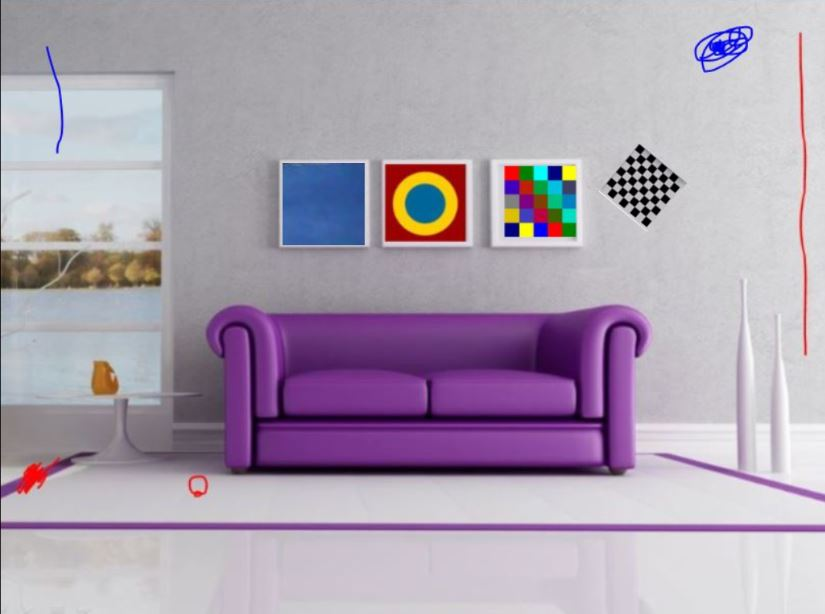
#> input picture ip python/Capture1.JPG, 825 x 614 px, found by its file name
$ python 'template match.py'   (Python 2 division)
#> lines starting #> are read from the running program, lines starting #| are printed output that depends on the picture; after the words box and inside, x2 and y2 are one past the last pixel; in counts of white or black regions, pixels touching at a corner belong together; long printed decimals are rounded
import cv2
import numpy as np

source = cv2.imread('Capture1.jpg')
#> source is the input picture: shape (614, 825, 3); mean B, G, R 176.9, 161.2, 172.7
temp = cv2.imread('hist.jpg')
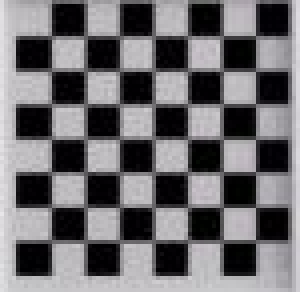
#> input picture ip python/hist.JPG, 75 x 73 px, found by its file name (shown 4 times larger)
#> temp is the input picture: shape (73, 75, 3); mean B, G, R 111.4, 108.3, 110.1
##source.astype(np.float32)
##temp.astype(np.float32)
s_gray = cv2.cvtColor(source, cv2.COLOR_BGR2GRAY)
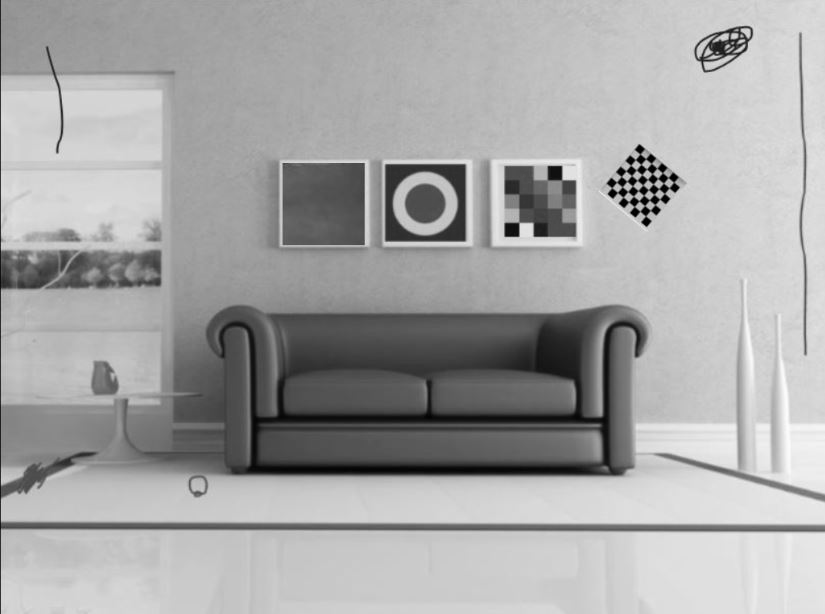
#> s_gray: shape (614, 825); min 0, max 253, mean 166.4
t_gray = cv2.cvtColor(temp, cv2.COLOR_BGR2GRAY)

w, h = temp.shape[:2]
#> w = 73; h = 75

res = cv2.matchTemplate(s_gray, t_gray, cv2.TM_CCOEFF_NORMED)
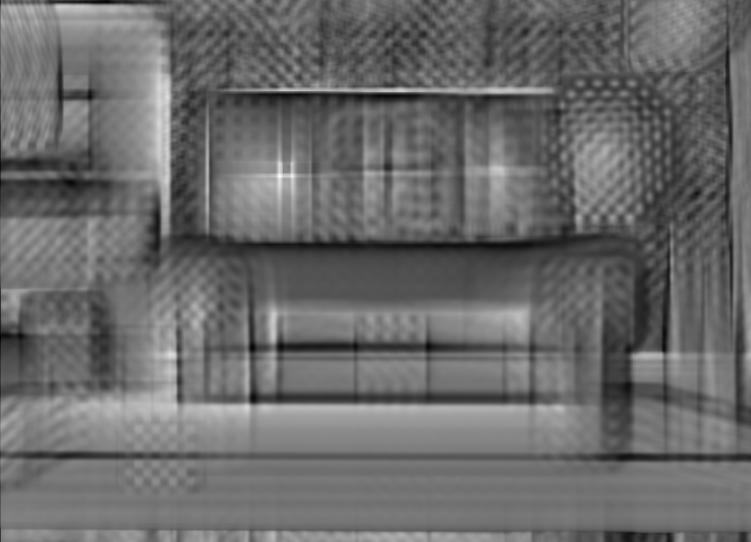
#> res: shape (542, 751) float32; min -0.255, max 0.337, mean -0.00693; drawn with min black and max white
threshold = 0.8

##print res

max_arr = np.zeros([len(res)])
#> max_arr = 542 values from 0 to 0
for n in range(0, len(res)):

    max_arr[n] = max((res[n]))
#> after the loop, max_arr = 542 values, max 0.337 at index 176, min -0.0352 at index 456, mean 0.148

thresh = max(max_arr)
#> thresh = 0.337


print thresh
#| 0.3368
loc = np.where(res==thresh)
#> loc = ([176], [279])
print loc
#| (array([176]), array([279]))

pt = zip(*loc)[0]
#> pt = (176, 279)
print pt
#| (176, 279)
y,x = pt
#> y = 176; x = 279

cv2.circle(source, (x+h/2,y+h/2), h/2, (0,255,255), 1)
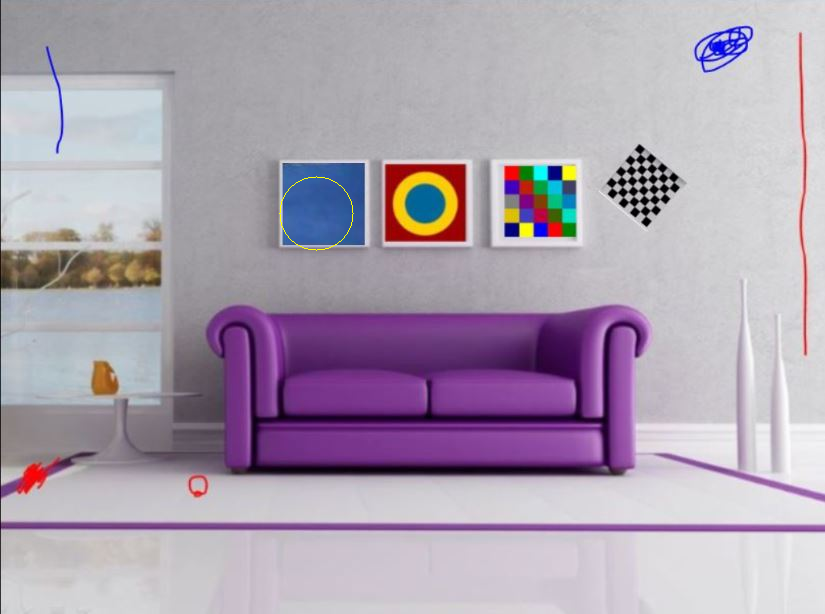
#> source: shape (614, 825, 3); 0.04% of pixels changed, all inside (x1, y1, x2, y2) = (279, 176, 354, 251)
cv2.imshow('detected', source)
while True:
    k = cv2.waitKey(60) & 0xff
#> (key Esc is pressed here)
    if k == 27:
        break


cv2.destroyAllWindows()
